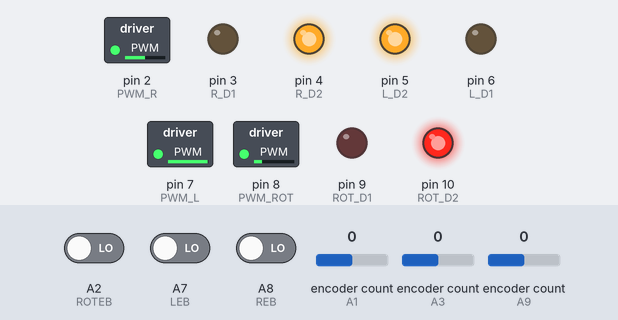
Bench run of a program on a simulated Teensy 4. On the bench: switched loads named in the program (green lamp = pin HIGH), output pins drawn as LEDs (lit = HIGH). The test bench sets the inputs (shaded band); at power-on: encoder count (sensors on A9, A1, A3) 0, A2 (ROTEB) LOW, A7 (LEB) LOW, A8 (REB) LOW. What the program prints to the serial monitor is not drawn.

Above: at 0.06 s.
At 1.26 s:
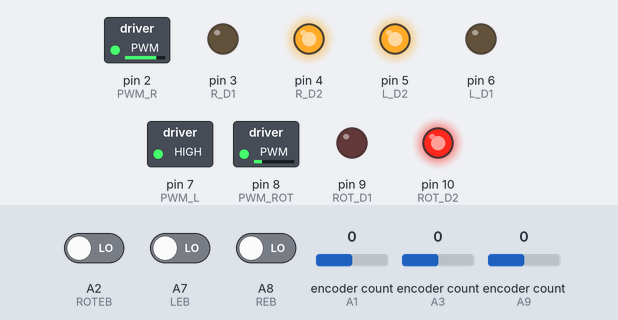
1.3 s: encoder count (sensor on A9) set to 1
4.3 s: encoder count (sensor on A1) set to 1
At 4.9 s:
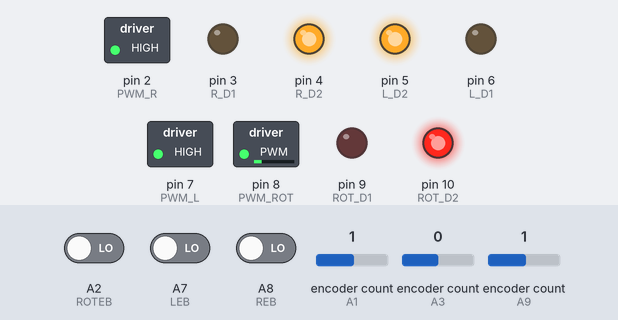
Timing chart, 0 to 7.3 s (numbered marks = the images above; inputs shaded):
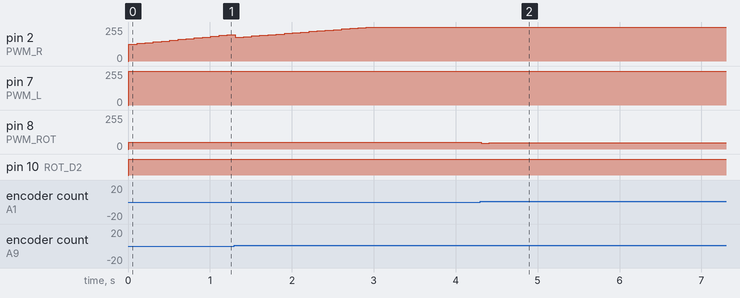

The program:

main.cpp
```cpp
#include <Arduino.h>
#include <PID_v1.h>
#include <Wire.h>
#include <Encoder.h>


/*MOTOR PINS*/

// CONVEYOR MOTOR
#define PWM_INT 11
#define INT_D1 12
#define INT_D2 13

// ARM MOTOR
#define PWM_ROT 8
#define ROT_D1 9
#define ROT_D2 10

// ARM MOTOR ENCODER
//CHECK
#define ROTEA 15
#define ROTEB 16

// LEFT WHEEL MOTOR
#define PWM_L 7
#define L_D1 6
#define L_D2 5

// LEFT WHEEL ENCODER
#define LEA 17
#define LEB 21

// RIGHT WHEEL MOTOR
#define PWM_R 2
#define R_D1 3
#define R_D2 4

// RIGHT WHEEL ENCODER
#define REA  23
#define REB  22

// ULTRASONIC PINS
#define TRIGGER 20 // attach pin D3 Arduino to pin Trig of HC-SR04
#define ECHO_L 19  // attach pin D2 Arduino to pin Echo of HC-SR04
#define ECHO_R 18 // attach pin D2 Arduino to pin Echo of HC-SR04
//#define ECHO_F 17 // attach pin D2 Arduino to pin Echo of HC-SR04

int LIMIT_SWITCH_TOP;
int LIMIT_SWITCH_BOTTOM;
int CURRENT_ULTRASONIC;

//ENCODER CODERS
volatile unsigned long COUNTER_LEFT = 0;  // use volatile for shared variables
volatile unsigned long COUNTER_RIGHT = 0; // use volatile for shared variables
volatile unsigned long COUNTER_ARM = 0;   // use volatile for shared variables
volatile unsigned long COUNTER_ARM_TOTAL = 0;
Encoder COUNTER_RIGHT_ENCODER(REA,REB);
Encoder COUNTER_LEFT_ENCODER(LEA,LEB);
Encoder COUNTER_ARM_TOTAL_ENCODER(ROTEA,ROTEB);

double MOTOR_LEFT_DUTY_CYCLE = 0;
double MOTOR_RIGHT_DUTY_CYCLE = 0;
double MOTOR_ARM_DUTY_CYCLE = 0;
double MOTOR_INTAKE_DUTY_CYCLE = 0;

double AVERAGE_VELOCITY_LEFT = 0;
double AVERAGE_VELOCITY_RIGHT = 0;

bool POSITION_CONTROL = true;

int BACKWARD = 0;
int FORWARD = 1;

int DIRECTION_ARM;

double r_Kp = 6;
double r_Ki = 3; // 6.5;
double r_Kd = 0; // 5.5;

double l_Kp = 12;
double l_Ki = 6; // 6.5;
double l_Kd = 0; // 5.5;

double p_Kp = 0.5;
double p_Ki = 0.00; // 6.5;
double p_Kd = 0.1; // 5.5;

double MOTOR_LEFT_CURRENT_STATE = 0;
double MOTOR_RIGHT_CURRENT_STATE = 0;

double MOTOR_LEFT_VELOCITY = 0;
double MOTOR_LEFT_POSITION = 0;

double MOTOR_RIGHT_VELOCITY = 0;
double MOTOR_RIGHT_POSITION = 0;

double MOTOR_ARM_POSITION = 0;

double MOTOR_LEFT_SETPOINT = 20;
double MOTOR_RIGHT_SETPOINT = 20;
double MOTOR_ARM_SETPOINT = 100;

long duration_front;
double distance_front;
long duration_left;
double distance_left;
long duration_right;
double distance_right;

PID PID_LEFT(&MOTOR_LEFT_CURRENT_STATE, &MOTOR_LEFT_DUTY_CYCLE, &MOTOR_LEFT_SETPOINT, l_Kp, l_Ki, l_Kd, DIRECT);
PID PID_RIGHT(&MOTOR_RIGHT_CURRENT_STATE, &MOTOR_RIGHT_DUTY_CYCLE, &MOTOR_RIGHT_SETPOINT, r_Kp, r_Ki, r_Kd, DIRECT);
PID PID_ARM(&MOTOR_ARM_POSITION, &MOTOR_ARM_DUTY_CYCLE, &MOTOR_ARM_SETPOINT, p_Kp, p_Ki, p_Kd, DIRECT);

#define PULSES_PER_REVOLUTION 64
#define GEAR_RATIO 70
#define NINETY_DEGREES 90

#define MOTOR_SAMPLING_TIME 10000
#define VELOCITY_SAMPLING_TIME 10000
#define ULTRASONIC_SAMPLING_TIME 10000
#define REVERSE_ON_WALL_TIME 500000
#define FORWARD_TOWARD_WALL_TIME 5000000

IntervalTimer motorTimer;
IntervalTimer calculateVelocityTimer;
IntervalTimer calculateUltrasonicTimer;
IntervalTimer reverseWallTimer;

float calculateVelocity(int MOTOR)
{
 if (MOTOR == PWM_L)
 {
   float RPM = ((COUNTER_LEFT * 60) / (PULSES_PER_REVOLUTION)) / (0.010 * GEAR_RATIO);
   // float ANGULAR_VELOCITY = RPM * 2 * 3.14159 / 60;
   // float VELOCITY = ANGULAR_VELOCITY * .035;
   COUNTER_LEFT = 0;
   return RPM;
 }
 else
 {
   float RPM = ((COUNTER_RIGHT * 60) / (PULSES_PER_REVOLUTION)) / (0.010 * GEAR_RATIO);
   // float ANGULAR_VELOCITY = RPM * 2 * 3.14159 / 60;
   // float VELOCITY = ANGULAR_VELOCITY * .035;
   COUNTER_RIGHT = 0;
   return RPM;
 }
}

void calculateVelocities()
{
 MOTOR_LEFT_VELOCITY = calculateVelocity(PWM_L);
 MOTOR_RIGHT_VELOCITY = calculateVelocity(PWM_R);
}

void updateWheelMotors() {

 calculateVelocities();

 if (POSITION_CONTROL == true) {
   MOTOR_LEFT_CURRENT_STATE = COUNTER_LEFT_ENCODER.read();
   MOTOR_RIGHT_CURRENT_STATE = COUNTER_RIGHT_ENCODER.read();
 }
 else {
   MOTOR_LEFT_CURRENT_STATE = MOTOR_LEFT_VELOCITY;
   MOTOR_RIGHT_CURRENT_STATE = MOTOR_RIGHT_VELOCITY;
 }
 MOTOR_ARM_POSITION = COUNTER_ARM_TOTAL_ENCODER.read();
 Serial.println("LEFT");
 Serial.println(MOTOR_LEFT_VELOCITY);
 Serial.println(MOTOR_LEFT_DUTY_CYCLE);
 Serial.println(MOTOR_LEFT_SETPOINT);
 PID_RIGHT.Compute();
 PID_LEFT.Compute();
 PID_ARM.Compute();
 Serial.println("RIGHT");
 Serial.println(MOTOR_RIGHT_VELOCITY);
 Serial.println(MOTOR_RIGHT_DUTY_CYCLE);
 Serial.println(MOTOR_LEFT_SETPOINT);
 analogWrite(PWM_L, MOTOR_LEFT_DUTY_CYCLE);
 analogWrite(PWM_R, MOTOR_RIGHT_DUTY_CYCLE);

 if (MOTOR_ARM_DUTY_CYCLE < 0) {
   analogWrite(PWM_ROT, -MOTOR_ARM_DUTY_CYCLE);
   digitalWrite(ROT_D1,HIGH);
   digitalWrite(ROT_D2,LOW);
 }
 else {
   analogWrite(PWM_ROT, MOTOR_ARM_DUTY_CYCLE);
   digitalWrite(ROT_D1,LOW);
   digitalWrite(ROT_D2,HIGH);
 }

 Serial.println("COUNTER_LEFT_TOTAL");
 Serial.println(COUNTER_LEFT_ENCODER.read());
 Serial.println("COUNTER_RIGHT_TOTAL");
 Serial.println(COUNTER_RIGHT_ENCODER.read());
}

void calculateDistance()
{
 // digitalWrite(TRIGGER, LOW);
 // delayMicroseconds(2);
 // duration_front = pulseIn(ECHO_F, HIGH);
 // digitalWrite(TRIGGER, HIGH);
 // delayMicroseconds(10);
 // digitalWrite(TRIGGER, LOW);
 // duration_left = pulseIn(ECHO_L, HIGH);
 // digitalWrite(TRIGGER,HIGH);
 // if (duration_front == 0.0) {
 //   duration_front = 1000000;
 // }
 // if (duration_left == 0.0) {
 //   duration_left = 1000000;
 // }

 // distance_front = duration_front * 0.034 / 2;
 // distance_left = duration_left * 0.034 / 2;

 //Serial.println(distance_front);
 //Serial.println(distance_left);
}

/*ROTATIONS PER MINUTE*/

void countFallingEdgesLeft()
{
 COUNTER_LEFT = 1 + COUNTER_LEFT;
 if (millis() > 3000) {
 }
}

void countFallingEdgesRight()
{
 COUNTER_RIGHT = 1 + COUNTER_RIGHT;
 if (millis() > 3000) {
 }
}

void countFallingEdgesArm()
{
 COUNTER_ARM = 1 + COUNTER_ARM;
 COUNTER_ARM_TOTAL = COUNTER_ARM_TOTAL + 1;
 MOTOR_ARM_POSITION = COUNTER_ARM_TOTAL;
}


void SetMotor(int PIN, int DIRECTION, double SETPOINT)
{
 //ARM MOTOR
 if (PIN == PWM_ROT)
 {
   COUNTER_ARM_TOTAL_ENCODER.update(0);
   MOTOR_ARM_POSITION = SETPOINT;
   if (DIRECTION == BACKWARD)
   {
     digitalWrite(ROT_D1, HIGH);
     digitalWrite(ROT_D2, LOW);

   }
   else if (DIRECTION == FORWARD)
   {
     digitalWrite(ROT_D1, LOW);
     digitalWrite(ROT_D2, HIGH);

   }
 }
 //INTAKE MOTOR
 else if (PIN == PWM_INT)
 {
   if (DIRECTION == BACKWARD)
   {
   }

   else if (DIRECTION == FORWARD)
   {
   }
 }
 //LEFT MOTOR
 else if (PIN == PWM_L)
 {
   COUNTER_LEFT_ENCODER.update(0);
   MOTOR_LEFT_SETPOINT = SETPOINT;

   if (DIRECTION == BACKWARD)
   {
     digitalWrite(L_D1, HIGH);
     digitalWrite(L_D2, LOW);
   }

   else if (DIRECTION == FORWARD)
   {
     digitalWrite(L_D1, LOW);
     digitalWrite(L_D2, HIGH);
   }
 }

 //RIGHT MOTOR
 else if (PIN == PWM_R)
 {
   COUNTER_LEFT_ENCODER.update(0);
   MOTOR_RIGHT_SETPOINT = SETPOINT;
   if (DIRECTION == BACKWARD)
   {
     digitalWrite(R_D1, HIGH);
     digitalWrite(R_D2, LOW);
   }

   else if (DIRECTION == FORWARD)
   {
     digitalWrite(R_D1, LOW);
     digitalWrite(R_D2, HIGH);
   }
 }
}

void receiveEvent() {
 LIMIT_SWITCH_TOP = Wire.read();
 LIMIT_SWITCH_BOTTOM = Wire.read();
 Serial.println(LIMIT_SWITCH_TOP);
 Serial.println(LIMIT_SWITCH_BOTTOM);
}

void setup()
{

 Serial.begin(9600);
 Serial1.begin(38400);

 //SET PINS
 pinMode(TRIGGER, OUTPUT);
 pinMode(ECHO_L, INPUT);

 pinMode(PWM_L, OUTPUT);
 pinMode(L_D1, OUTPUT);
 pinMode(L_D2, OUTPUT);

 pinMode(PWM_R, OUTPUT);
 pinMode(R_D1, OUTPUT);
 pinMode(R_D2, OUTPUT);

 pinMode(PWM_ROT, OUTPUT);
 pinMode(ROT_D1, OUTPUT);
 pinMode(ROT_D2, OUTPUT);
 //ATTACH INTERRUPTS

 // RIGHT
 attachInterrupt(digitalPinToInterrupt(REA), countFallingEdgesRight, FALLING);
 attachInterrupt(digitalPinToInterrupt(REB), countFallingEdgesRight, FALLING);
 attachInterrupt(digitalPinToInterrupt(REA), countFallingEdgesRight, RISING);
 attachInterrupt(digitalPinToInterrupt(REB), countFallingEdgesRight, RISING);

 //LEFT
 attachInterrupt(digitalPinToInterrupt(LEA), countFallingEdgesLeft, FALLING);
 attachInterrupt(digitalPinToInterrupt(LEB), countFallingEdgesLeft, FALLING);
 attachInterrupt(digitalPinToInterrupt(LEA), countFallingEdgesLeft, RISING);
 attachInterrupt(digitalPinToInterrupt(LEB), countFallingEdgesLeft, RISING);

 //ARM
 attachInterrupt(digitalPinToInterrupt(ROTEA), countFallingEdgesArm, FALLING);
 attachInterrupt(digitalPinToInterrupt(ROTEB), countFallingEdgesArm, FALLING);
 attachInterrupt(digitalPinToInterrupt(ROTEA), countFallingEdgesArm, RISING);
 attachInterrupt(digitalPinToInterrupt(ROTEB), countFallingEdgesArm, RISING);
  PID_RIGHT.SetMode(AUTOMATIC);
 PID_RIGHT.SetOutputLimits(0, 255);
 PID_LEFT.SetMode(AUTOMATIC);
 PID_LEFT.SetOutputLimits(0, 255);
 PID_ARM.SetMode(AUTOMATIC);
 PID_ARM.SetOutputLimits(-255, 255);

 //SET DIRECTION OF ARM
 SetMotor(PWM_L, FORWARD, 20);
 SetMotor(PWM_R, FORWARD, 20);
 //SetMotor(PWM_ROT, DIRECTION_ARM, -100);

 calculateUltrasonicTimer.begin(calculateDistance, ULTRASONIC_SAMPLING_TIME);
 motorTimer.begin(updateWheelMotors, MOTOR_SAMPLING_TIME);
}

void loop()
{
 if (Serial1.available()) //wait for teensy 3.6
 {
   String TEENSY = Serial1.readString();
   LIMIT_SWITCH_TOP = (TEENSY.substring(0,1)).toInt();
   LIMIT_SWITCH_BOTTOM = TEENSY.substring(2,3).toInt();
   }
}
```

Measured:
- after the input at 4.3 s, pin 8 (PWM_ROT): 50/255 → 44/255 at once, → 48/255 0.10 s later
